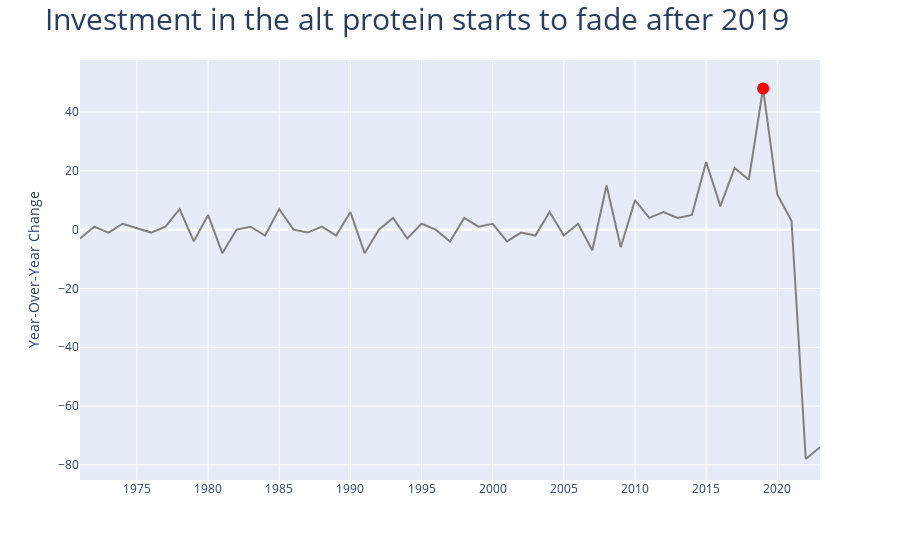

Notebook cell for this chart:
### Code cell
# Calculating the number of companies founded for each year
companies_per_year = df['year_founded'].value_counts().sort_index()

# Calculating the year-over-year change in the number of companies founded
yearly_change = companies_per_year.diff()

yearly_change = yearly_change.reset_index()

# Create graph
fig = px.line(yearly_change, x=yearly_change[yearly_change['year_founded'] > 1970]['year_founded'],
              y=yearly_change[yearly_change['year_founded'] > 1970]['count'], 
              labels={'count': 'Year-over-year change'},
              color_discrete_sequence=['gray'])

fig.add_scatter(x=[2019], y=yearly_change[yearly_change['year_founded'] == 2019]['count'],
                marker=dict(color='red', size=12),
                showlegend=False)

fig.update_xaxes(title='', tickvals=list(range(1970, 2025, 5)))
fig.update_yaxes(title='Year-Over-Year Change')

fig.update_layout(
    title='Investment in the alt protein starts to fade after 2019',
    title_font=dict(size=30)
)

fig.show()

### Figure 1 — Plotly figure (JSON) as saved in the notebook; plotly's stock layout.template omitted (floating-point values rounded to 4 significant figures)
{"data": [{"hovertemplate": "x=%{x}<br>y=%{y}<extra></extra>", "legendgroup": "", "line": {"color": "gray", "dash": "solid"}, "marker": {"symbol": "circle"}, "mode": "lines", "name": "", "orientation": "v", "showlegend": false, "type": "scatter", "x": [1971, 1972, 1973, 1974, 1976, 1977, 1978, 1979, 1980, 1981, 1982, 1983, 1984, 1985, 1986, 1987, 1988, 1989, 1990, 1991, 1992, 1993, 1994, 1995, 1996, 1997, 1998, 1999, 2000, 2001, 2002, 2003, 2004, 2005, 2006, 2007, 2008, 2009, 2010, 2011, 2012, 2013, 2014, 2015, 2016, 2017, 2018, 2019, 2020, 2021, 2022, 2023], "xaxis": "x", "y": [-3, 1, -1, 2, -1, 1, 7, -4, 5, -8, 0, 1, -2, 7, 0, -1, 1, -2, 6, -8, 0, 4, -3, 2, 0, -4, 4, 1, 2, -4, -1, -2, 6, -2, 2, -7, 15, -6, 10, 4, 6, 4, 5, 23, 8, 21, 17, 48, 12, 3, -78, -74], "yaxis": "y"}, {"marker": {"color": "red", "size": 12}, "showlegend": false, "type": "scatter", "x": [2019], "y": [48]}], "layout": {"legend": {"tracegroupgap": 0}, "margin": {"t": 60}, "title": {"font": {"size": 30}, "text": "Investment in the alt protein starts to fade after 2019"}, "xaxis": {"anchor": "y", "domain": [0, 1], "tickvals": [1970, 1975, 1980, 1985, 1990, 1995, 2000, 2005, 2010, 2015, 2020], "title": {"text": ""}}, "yaxis": {"anchor": "x", "domain": [0, 1], "title": {"text": "Year-Over-Year Change"}}}}
